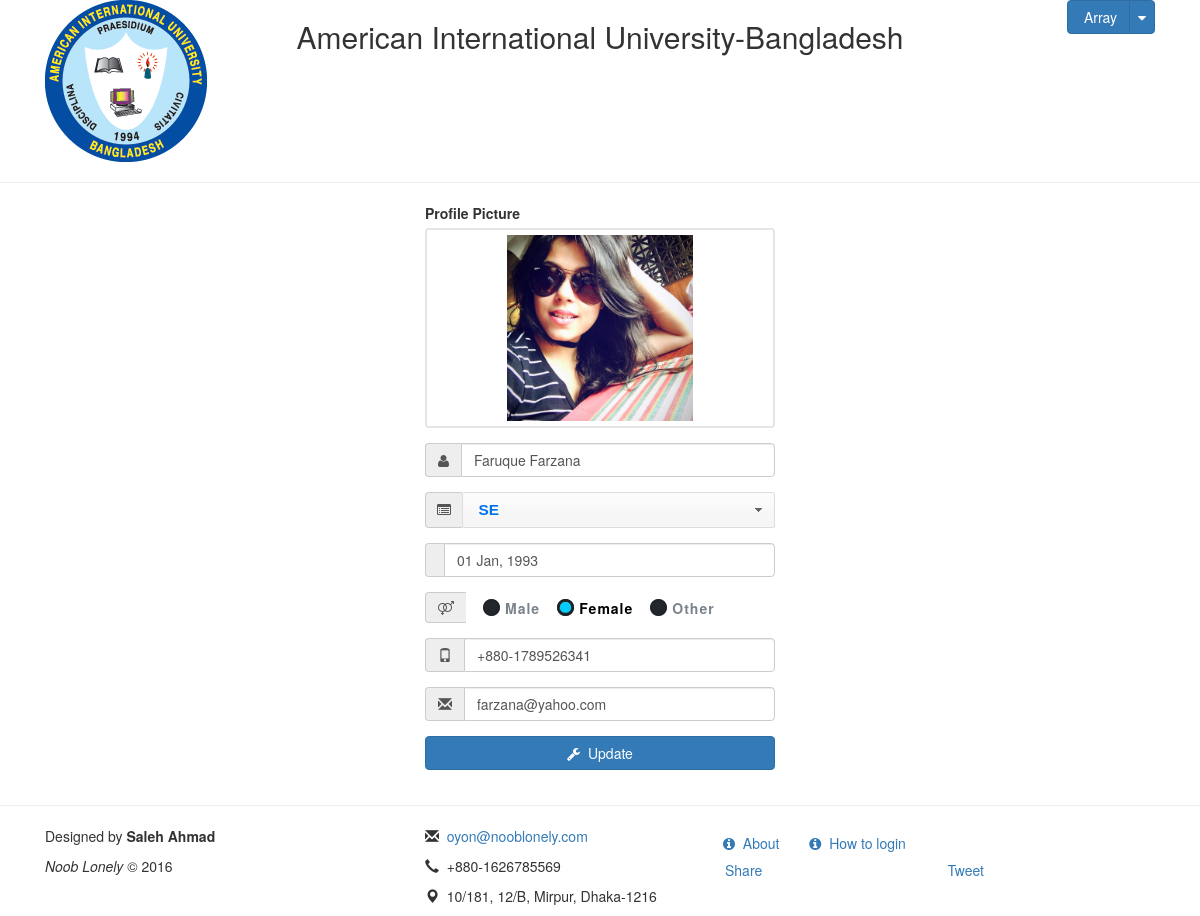
Screenshot of /editinfo.php (signed in) with the database file from the repository.
### tables this page shows
CREATE TABLE `student` (
  `s_id` int(11) NOT NULL COMMENT 'student id',
  `s_aiub_id` varchar(15) NOT NULL COMMENT 'student aiub id',
  `s_full_name` varchar(55) NOT NULL COMMENT 'student full name',
  `s_cgpa` float NOT NULL DEFAULT '0' COMMENT 'student cgpa',
  `s_phone` varchar(20) NOT NULL COMMENT 'student phone',
  `s_email` varchar(55) DEFAULT NULL COMMENT 'student email',
  `s_pass` varchar(255) NOT NULL DEFAULT '1234' COMMENT 'student password',
  `s_dept` varchar(10) NOT NULL COMMENT 'student department',
  `s_image` text COMMENT 'student image',
  `s_gender` varchar(10) DEFAULT NULL COMMENT 'student gender',
  `s_dob` date DEFAULT NULL COMMENT 'student date of birth',
  `s_small_image` text COMMENT 'Student''s Image Icon',
  `img_contents` text COMMENT 'Contents of Image'
);

### model/db.php (called while the page is built, shortened)
<?php
function stuEditableBasicInfo($sid)
{
	$conn = db_conn();
	$sql = "SELECT `s_full_name`, `s_phone`, `s_email`, `s_dept`, `s_image`, `s_gender`, `s_dob`
FROM `student` WHERE `s_id` = ".mysqli_real_escape_string($conn, $sid);
	$result = mysqli_query($conn, $sql);
	$row = mysqli_fetch_array($result, MYSQLI_ASSOC);
	return $row;
}
function returnTeacherPic($tid)
{
	$conn = db_conn();
	$sql = "SELECT `t_small_image` FROM `teacher`
WHERE `t_id` = ".mysqli_real_escape_string($conn, $tid);
	$result = mysqli_query($conn, $sql);
	$row = mysqli_fetch_array($result, MYSQLI_ASSOC);
	$teacherImage = $row['t_small_image'];
	return $teacherImage;
}

### editinfo.php (the view, shortened to what this page needs)
<?php
    require 'session.php';
    $student = false;
	if (!isset($_SESSION['stud']) && !isset($_SESSION['teacher'])) {
		header('Location: '.SERVER.'');
	} elseif (isset($_SESSION['stud'])) {
        $student    = true;
        $sid        = $_SESSION['sid'];
        $row        = stuEditableBasicInfo($sid);
	} elseif (isset($_SESSION['teacher'])) {
        $teacher = true;
        $tid     = $_SESSION['tid'];
        $row     = teacherEditableBasicInfo($tid);
    }
?>
<!DOCTYPE html>
<html lang="en">
	<head>
		<?php require_once 'head.php'; ?>
		<link href="<?= SERVER; ?>/assets/css/dropify.css" rel="stylesheet"/>
		<link href="<?= SERVER; ?>/assets/css/radio.css" rel="stylesheet"/>
        <link rel="stylesheet" href="<?= SERVER; ?>/assets/css/jquery-ui.css">
        <link rel="stylesheet" href="<?= SERVER; ?>/assets/css/jquery-ui.theme.css">
	</head>
	<body>
        <div id="wrap">
            <main>
                <div class="container">
                    <header>
                        <div class="row">
                            <div class="col-md-12">
                                <?php require_once 'header.php'; ?>
                            </div>
                        </div>
                    </header>
                    </div>
                    <hr />
                <div class="container">
                    <section>
                        <div class="row">
                            <div class="col-md-12">
                                <div class="col-md-4"></div>
                                <div class="col-md-4 form-block">
                                    <?php if($student): ?>
                                    <form action="<?= SERVER; ?>/controller/editStuInfo" method="post" enctype="multipart/form-data" >
                                        <div class="form-group" style="vertical-align: middle">
                                            <label>Profile Picture</label>
                                        </div>
                                        <div class="form-group">
                                            <div class="input-group">
                                                <div class="input-group-addon" title="Full Name"><i class="fa fa-user font17"></i></div>
                                                <input type="text" value="<?= htmlentities(stripslashes($row['s_full_name']), ENT_QUOTES, 'UTF-8'); ?>" class="onlyChars form-control" name="editFullName" required="required" title="Only letters, space, dot and comma allowed" />
                                            </div>
                                        </div>
                                        <div class="form-group">
                                            <div class="input-group" style="line-height: 0.428571;">
                                                <div class="input-group-addon" title="Department" style="padding: 6px 11px;"><i class="fa fa-list-alt font17"></i></div>
                                            </div>
                                        </div>
                                        <div class="form-group">
                                            <div class="input-group">
                                                <div class="input-group-addon" style="padding: 6px 9px;" title="Date of Birth"><span class="KR-Baby-Love KR-Baby-Love-baby"></span></div>
                                                <?php
                                                $DOB = strtotime(htmlentities(stripcslashes($row['s_dob']), ENT_QUOTES, 'UTF-8'));
                                                $DOB = date("d M, Y", $DOB);
                                                ?>
                                                <input type="text" id="datepicker" placeholder="dd Mmm, YYYY" name="dob" class="form-control" value="<?= $DOB; ?>">
                                            </div>
                                        </div>
                                        <div class="form-group">
                                            <div class="input-group">
                                                <div class="input-group-addon" title="Gender"><i class="fa fa-venus-mars"></i></div>
                                                <label for="male" class="css-label">Male</label>
                                                <label for="female" class="css-label">Female</label>
                                                <label for="other" class="css-label">Other</label>
                                            </div>
                                        </div>
                                        <div class="form-group">
                                            <div class="input-group">
                                                <div class="input-group-addon" title="Contact No."><span class="glyphicon glyphicon-phone"></span></div>
                                                <input type="tel" value="<?php echo htmlentities(stripslashes($row['s_phone']), ENT_QUOTES, 'UTF-8'); ?>" class="phnNum form-control" name="editPhone" id="phone" />
                                            </div>
                                        </div>
                                        <div class="form-group">
                                            <div class="input-group">
                                                <div class="input-group-addon" title="Email"><span class="glyphicon glyphicon-envelope"></span></div>
                                                <input type="email" value="<?php echo htmlentities(stripslashes($row['s_email']), ENT_QUOTES, 'UTF-8'); ?>" name="editEmail" pattern="[([\w-]+(?:\.[\w-]+)*)@((?:[\w-]+\.)*\w[\w-]{0,66})\.([a-z]{2,6}(?:\.[a-z]{2})?)]i" title="Insert Email address Correctly" class="form-control"/>
                                            </div>
                                        </div>
                                        <div class="form-group">
                                            <button type="submit" name="editBtn" class="btn btn-block btn-primary"><i class="fa fa-wrench"></i>&nbsp;&nbsp;Update</button>
                                        </div>
                                    </form>
                                    <?php endif; ?>
                                </div>
                                <div class="col-md-4"></div>
                            </div>
                        </div>
                    </section>
                </div>
            </main>
        </div>
        <?php $dropify = true; $mask = true; $jui=true; require_once 'footer.php'; ?>
	</body>
</html>

### assets/css/radio.css (style rules this page uses)
input[type=radio] + label.css-label { height: 17px; padding-left: 23px; letter-spacing: 1px; vertical-align: middle; color: #7a828b; cursor: pointer; -webkit-transition: background 300ms ease-in-out, color 300ms ease-in-out; -o-transition: background 300ms ease-in-out, color 300ms ease-in-out; transition: background 300ms ease-in-out, color 300ms ease-in-out; }
input[type=radio] + label.css-label { background: url("../img/radio/radio.png"); background-repeat: no-repeat; background-position: 0 0; }
input[type=radio]:checked + label.css-label { background: url("../img/radio/radio-check.png"); background-repeat: no-repeat; color: #000; }

### editinfo.php (style rules this page uses)
input[type=radio] + label.css-label, input[type=radio]:checked + label.css-label, input[type=radio]:hover + label.css-label { padding-top: 6px; padding-left: 39px; background-position: 17px 7px; height: 26px; }

### rows the page displays
student: editFullName "Faruque Farzana", dob "01 Jan, 1993", editPhone "+880-1789526341", editEmail "farzana@yahoo.com"

### other values shown
$_SESSION['teacher'] "Array"
